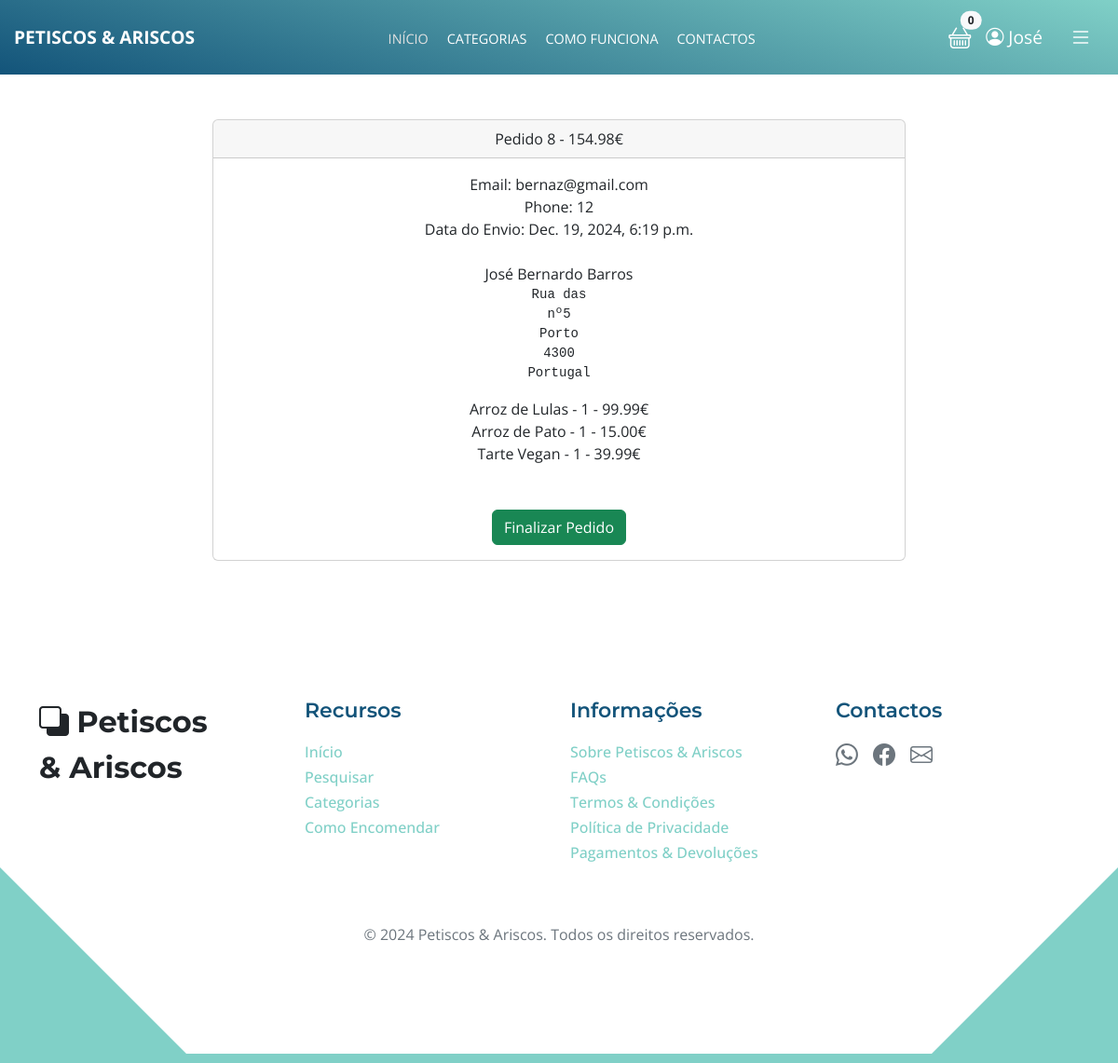
The app's page /pagamentos/pedidos/8 (signed in) with its own data.
### pagamentos/models.py (models this page shows, shortened)
class Order(models.Model):
    user = models.ForeignKey(User, on_delete=models.CASCADE, null=True, blank=True)
    full_name = models.CharField(max_length=250)
    email = models.EmailField(max_length=250)
    shipping_address = models.TextField(max_length=1500)
    phone = models.CharField(max_length=200, null=True, blank=True)
    amount_paid = models.DecimalField(max_digits=10, decimal_places=2)
    date_ordered = models.DateTimeField(auto_now_add=True)
    shipped = models.BooleanField(default=False)
    date_shipped = models.DateTimeField(blank=True, null=True)

class OrderItem(models.Model):
    order = models.ForeignKey(Order, on_delete=models.CASCADE, null=True)
    product = models.ForeignKey(Product, on_delete=models.CASCADE, null=True)
    user = models.ForeignKey(User, on_delete=models.CASCADE, null=True, blank=True)
    quantity = models.PositiveBigIntegerField(default=1)
    price = models.DecimalField(max_digits=10, decimal_places=2)

### loja/models.py (models this page shows)
class Product(models.Model):
	name = models.CharField(max_length=100)
	price = models.DecimalField(default=0, decimal_places=2, max_digits=6)
	category = models.ForeignKey(Category, on_delete=models.CASCADE, default=1)
	description = models.CharField(max_length=250, default='', blank=True, null=True)
	image = models.ImageField(upload_to='uploads/product/')
	is_sale = models.BooleanField(default=False)
	sale_price = models.DecimalField(default=0, decimal_places=2, max_digits=6)
	def __str__(self):
		return self.name

### pagamentos/views.py (the view, shortened to what this page needs)
# urls.py: path('pedidos/<int:pk>', views.orders, name='orders'),
def orders(request, pk):
    if request.user.is_authenticated and request.user.is_superuser:
        order = Order.objects.get(id=pk)
        items = OrderItem.objects.filter(order=pk)
        return render(request, 'payment/orders.html', {'order':order, 'items':items})
    else:
        messages.error(request, ("Acesso Negado!"))
        return redirect('home')

### carrinho/cart.py (called while the page is built)
	def __len__(self):
		return len(self.cart)

### carrinho/context_processors.py (called while the page is built)
def cart(request):
	return {'cart': Cart(request)}

### pagamentos/templates/payment/orders.html (shortened to what this page needs)
{% extends 'base.html' %}
{% block content %}
        <div class="container">
            <div class="row">
                <center>
                    <div class="col-8">
                        <br/><br/>
                        <div class="card">
                            <div class="card-header">
                                Pedido {{ order.id }} - {{ order.amount_paid}}€
                            </div>
                            <div class="card-body">
                                Email: {{ order.email }}<br/>
                                Phone: {{ order.phone }}<br/>
                                {% if order.date_shipped %}
                                Data do Envio: {{ order.date_shipped }}
                                {% else %}
                                Data do Pedido: {{ order.date_ordered }}
                                {% endif %}
                                <br/><br/>
                                {{ order.full_name }}<br/>
                                <pre>{{ order.shipping_address }}</pre>
                                {% for item in items %}
                                    {{ item.product }} - {{ item.quantity }} - {{ item.price }}€<br/>
                                {% endfor %}
                                <br/><br/>
                                {% if not order.shipped %}
                                    <form method="POST">
                                        <button type="Submit" class="btn btn-success">Finalizar Pedido</button>
                                {% else %}
                                    <form method="POST">
                                    {% csrf_token %}
                                        <input type="hidden" name="shipping_status" value="false">
                                        <button type="Submit" class="btn btn-danger">Reviver Pedido</button>
                                    </from>
                                {% endif %}
                            </div>
                        </div>
                    </div>
                    <br/><br/>
                </center>
            </div>
        </div>
{% endblock %}

### loja/templates/navbar.html (shortened to what this page needs)
{% load static %}
<nav class="new-navbar">
    <div class="container d-flex justify-content-between align-items-center">
        <a href="#" class="new-navbar-brand">Petiscos & Ariscos</a>
        <ul class="new-navbar-nav d-flex mb-0">
            <li class="new-nav-item">
                <a href="{% url 'home' %}" class="new-nav-link active">INÍCIO</a>
            </li>
            <li class="new-nav-item dropdown">
                <a href="#" class="new-nav-link dropdown-toggle" id="dropdownMenu" role="button" data-bs-toggle="dropdown" aria-expanded="false">
                    CATEGORIAS
                </a>
            </li>
            <li class="new-nav-item">
                <a href="#como-funciona" class="new-nav-link">COMO FUNCIONA</a>
            </li>
            <li class="new-nav-item">
                <a href="#section_4" class="new-nav-link">CONTACTOS</a>
            </li>
        </ul>
        <div class="d-flex align-items-center gap-3">
            <div class="cart-icon position-relative">
                <a href="{% url 'cart_summary' %}" class="cart-link">
                    <i class="bi bi-basket" style="font-size: 1.5rem;"></i>
                    <span class="badge position-absolute top-0 start-100 translate-middle bg-light text-dark rounded-pill" id="cart_quantity">
                        {{ cart|length }}
                    </span>
                </a>
            </div>
            <div class="new-navbar-icons dropdown">
                <a href="#" class="dropdown-toggle no-arrow" id="userDropdown" role="button" data-bs-toggle="dropdown" aria-expanded="false">
                    <i class="bi bi-person-circle"></i>
                    {% if user.is_authenticated %}
                        {{ user.first_name|default:user.username }}
                    {% else %}
                        Conta
                    {% endif %}
                </a>
            </div>
            <button class="btn new-navbar-toggle dropdown-toggle no-arrow" id="customToggle" type="button" data-bs-toggle="dropdown" aria-expanded="false">
                <i class="bi bi-list" style="font-size: 1.5rem;"></i>
            </button>
        </div>
    </div>
</nav>

### static/css/customs.css (style rules this page uses)
.new-navbar { background: linear-gradient(15deg, #13547a 0%, #80d0c7 100%); padding: 15px 0; position: relative; width: 100%; z-index: 1000; }
.new-navbar .container { max-width: 1200px; margin: 0 auto; padding: 0 15px; }
.new-navbar-brand { font-size: 1.2rem; font-weight: bold; color: #fff; text-decoration: none; text-transform: uppercase; }
.new-navbar-nav { list-style: none; gap: 20px; display: flex; margin: 0 auto; padding: 0; }
.new-nav-item { list-style: none; }
.new-nav-link { color: #fff; font-size: 0.9rem; text-transform: uppercase; text-decoration: none; transition: color 0.3s ease; }
.new-nav-link:hover, .new-nav-link.active { color: #e0e0e0; }
.new-navbar-icons { display: flex; gap: 15px; }
.new-navbar-icons a { color: #fff; font-size: 1.2rem; text-decoration: none; transition: color 0.3s ease; }
.new-navbar-toggle { background: none; border: none; color: white; transition: transform 0.3s ease-in-out; }

### static/css/template-topics.css (style rules this page uses)
:root { --white-color: #ffffff; --primary-color: #13547a; --secondary-color: #80d0c7; --section-bg-color: #f0f8ff; --custom-btn-bg-color: #80d0c7; --custom-btn-bg-hover-color: #13547a; --dark-color: #000000; --p-color: #717275; --border-color: #7fffd4; --link-hover-color: #13547a; --body-font-family: 'Open Sans', sans-serif; --title-font-family: 'Montserrat', sans-serif; --h1-font-size: 58px; --h2-font-size: 46px; --h3-font-size: 32px; --h4-font-size: 28px; --h5-font-size: 24px; --h6-font-size: 22px; --p-font-size: 20px; --menu-font-size: 14px; --btn-font-size: 18px; --copyright-font-size: 16px; --border-radius-large: 100px; --border-radius-medium: 20px; --border-radius-small: 10px; --font-weight-normal: 400; --font-weight-medium: 500; --font-weight-semibold: 600; --font-weight-bold: 700; }
body { background-color: var(--white-color); font-family: var(--body-font-family); }
ul li { color: var(--p-color); font-size: var(--p-font-size); font-weight: var(--font-weight-normal); }
a, button { touch-action: manipulation; transition: all 0.3s; }
a { display: inline-block; color: var(--primary-color); text-decoration: none; }

### loja/templates/navbar.html (style rules this page uses)
.dropdown-toggle::after { display: none; }
.cart-link { color: #fff; text-decoration: none; position: relative; }
.cart-link .bi-basket { font-size: 1.5rem; }
.cart-link .badge { color: #fff; background-color: #000; }
#customToggle .bi-list { color: #fff; }

### records on screen
Order: id "8", amount_paid "154.98", email "bernaz@gmail.com", phone "12", date_shipped "Dec. 19, 2024, 6:19 p.m.", full_name "José Bernardo Barros", shipping_address "Rua das nº5 Porto 4300 Portugal"
OrderItem: product "Arroz de Lulas", quantity "1", price "99.99"
OrderItem: product "Arroz de Pato", quantity "1", price "15.00"
OrderItem: product "Tarte Vegan", quantity "1", price "39.99"

### other values on screen
{{ cart|length }} "0"
{{ user.first_name|default:user.username }} "José"
